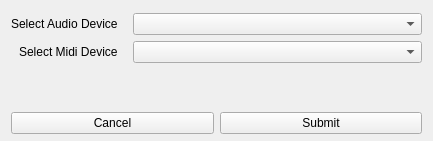
<?xml version="1.0" encoding="UTF-8"?>
<ui version="4.0">
 <class>AudioMidiSetupWidget</class>
 <widget class="QWidget" name="AudioMidiSetupWidget">
  <property name="geometry">
   <rect>
    <x>0</x>
    <y>0</y>
    <width>433</width>
    <height>141</height>
   </rect>
  </property>
  <property name="windowTitle">
   <string>Audio &amp; Midi Setup</string>
  </property>
  <widget class="QWidget" name="layoutWidget">
   <property name="geometry">
    <rect>
     <x>11</x>
     <y>13</y>
     <width>411</width>
     <height>121</height>
    </rect>
   </property>
   <layout class="QVBoxLayout" name="verticalLayout">
    <item>
     <layout class="QFormLayout" name="formLayout">
      <property name="labelAlignment">
       <set>Qt::AlignmentFlag::AlignRight|Qt::AlignmentFlag::AlignTrailing|Qt::AlignmentFlag::AlignVCenter</set>
      </property>
      <property name="horizontalSpacing">
       <number>15</number>
      </property>
      <property name="verticalSpacing">
       <number>6</number>
      </property>
      <item row="0" column="0">
       <widget class="QLabel" name="labelAudioDevice">
        <property name="text">
         <string>Select Audio Device</string>
        </property>
       </widget>
      </item>
      <item row="0" column="1">
       <widget class="QComboBox" name="comboAudioDevice"/>
      </item>
      <item row="1" column="0">
       <widget class="QLabel" name="labelMidiDevice">
        <property name="text">
         <string>Select Midi Device</string>
        </property>
       </widget>
      </item>
      <item row="1" column="1">
       <widget class="QComboBox" name="comboMidiDevice"/>
      </item>
     </layout>
    </item>
    <item>
     <layout class="QHBoxLayout" name="horizontalLayout">
      <item>
       <widget class="QPushButton" name="pushButtonCancel">
        <property name="text">
         <string>Cancel</string>
        </property>
       </widget>
      </item>
      <item>
       <widget class="QPushButton" name="pushButtonSubmit">
        <property name="text">
         <string>Submit</string>
        </property>
       </widget>
      </item>
     </layout>
    </item>
   </layout>
  </widget>
 </widget>
 <resources/>
 <connections/>
</ui>
